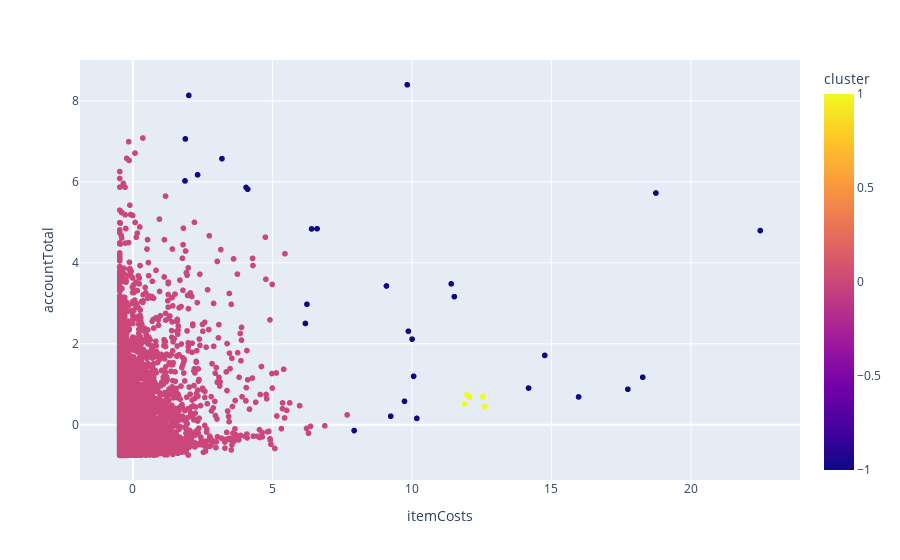

The cell this chart's notebook holds for it:
### Code cell
fig = px.scatter(shopeasy_df_scaled, x='itemCosts', y='accountTotal', color='cluster')

fig.show()

### Figure 1 — Plotly figure (JSON) as saved in the notebook; plotly's stock layout.template omitted (floating-point values rounded to 4 significant figures; data arrays with more than 128 entries replaced by an {"elided": "..."} marker saying what was removed)
{"data": [{"hovertemplate": "itemCosts=%{x}<br>accountTotal=%{y}<br>cluster=%{marker.color}<extra></extra>", "legendgroup": "", "marker": {"color": {"elided": "8950 int values"}, "coloraxis": "coloraxis", "symbol": "circle"}, "mode": "markers", "name": "", "showlegend": false, "type": "scattergl", "x": {"elided": "8950 float values"}, "xaxis": "x", "y": {"elided": "8950 float values"}, "yaxis": "y"}], "layout": {"coloraxis": {"colorbar": {"title": {"text": "cluster"}}, "colorscale": [[0, "#0d0887"], [0.1111, "#46039f"], [0.2222, "#7201a8"], [0.3333, "#9c179e"], [0.4444, "#bd3786"], [0.5556, "#d8576b"], [0.6667, "#ed7953"], [0.7778, "#fb9f3a"], [0.8889, "#fdca26"], [1, "#f0f921"]]}, "legend": {"tracegroupgap": 0}, "margin": {"t": 60}, "xaxis": {"anchor": "y", "domain": [0, 1], "title": {"text": "itemCosts"}}, "yaxis": {"anchor": "x", "domain": [0, 1], "title": {"text": "accountTotal"}}}}
